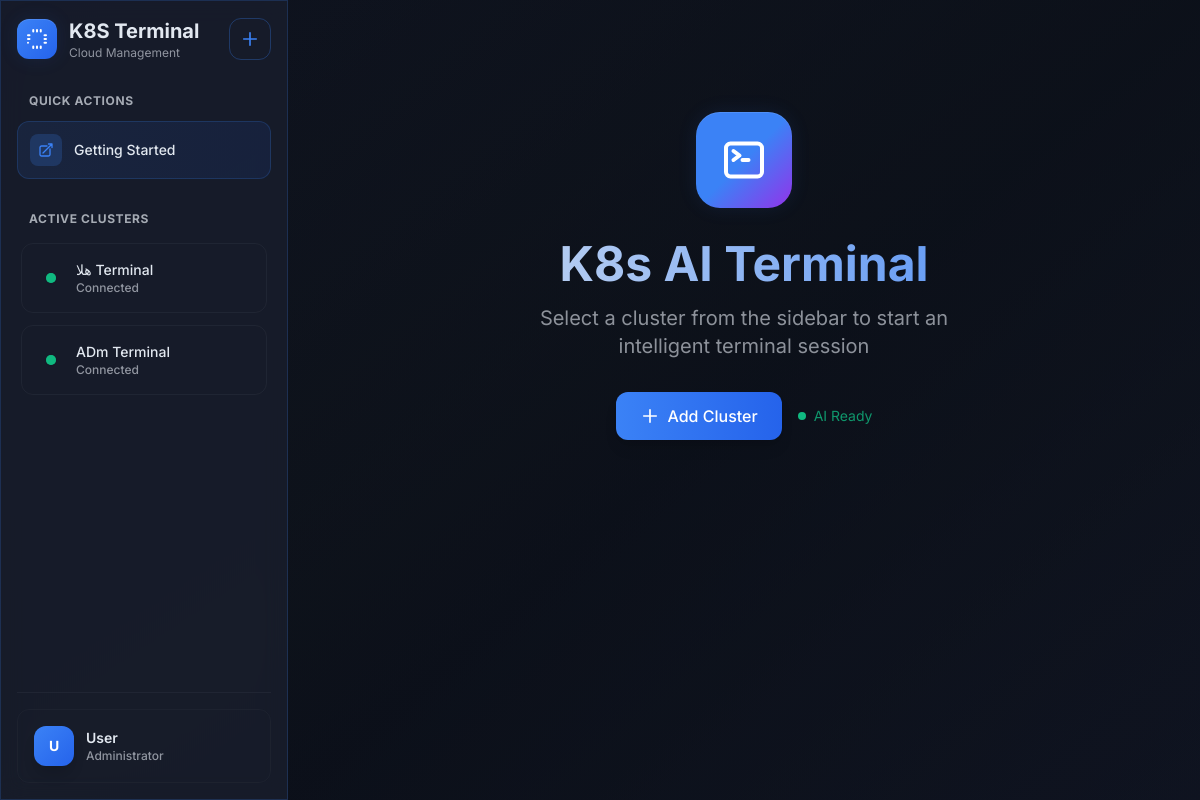
The app's page /, older data.
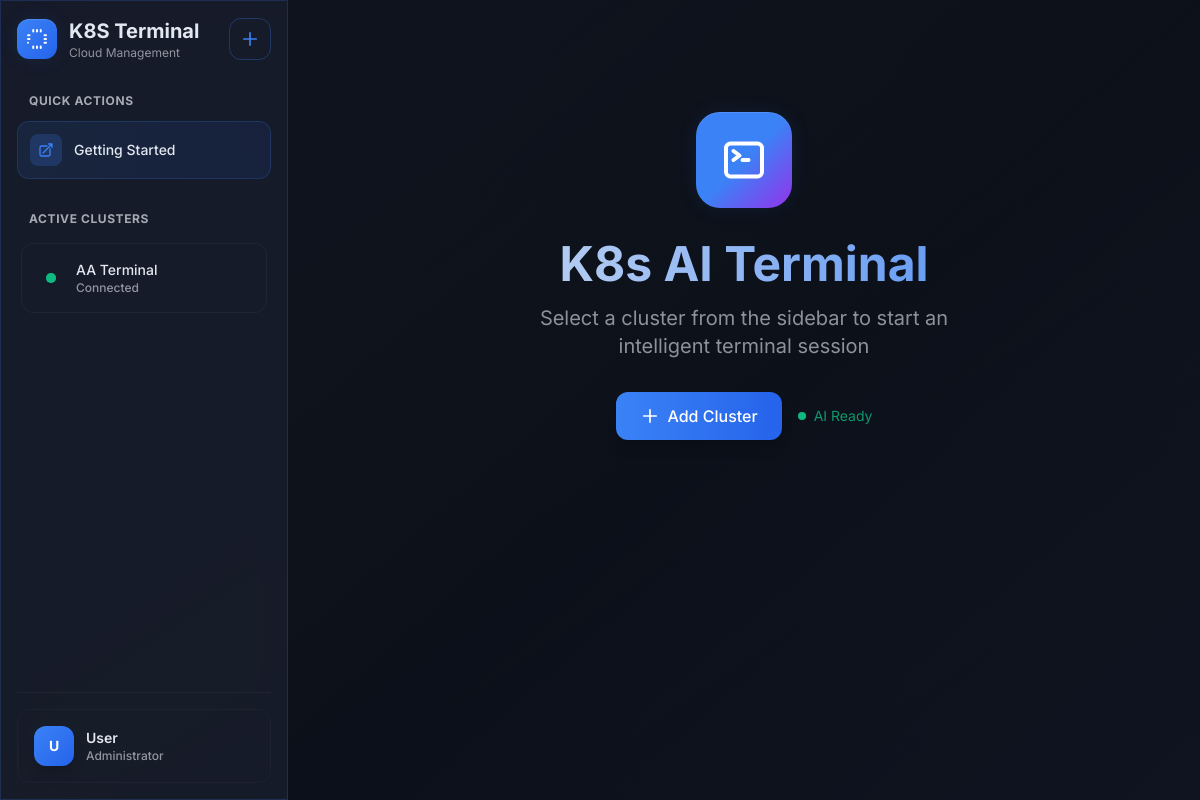
The same page, newer data.
### chat/models.py (models this page shows, shortened)
class ChatSession(models.Model):
    cluster = models.ForeignKey(KubernetesCluster, on_delete=models.CASCADE, related_name='chat_sessions')
    session_id = models.CharField(max_length=100, unique=True)
    name = models.CharField(max_length=100)
    created_at = models.DateTimeField(auto_now_add=True)
    last_activity = models.DateTimeField(auto_now=True)
    is_active = models.BooleanField(default=True)
    class Meta:
        ordering = ['-last_activity']

class KubernetesCluster(models.Model):
    name = models.CharField(max_length=100)
    kubeconfig = models.TextField()  # Store the kubeconfig as JSON/YAML text
    created_at = models.DateTimeField(auto_now_add=True)
    updated_at = models.DateTimeField(auto_now=True)
    is_active = models.BooleanField(default=True)
    last_connection_check = models.DateTimeField(null=True, blank=True)
    connection_status = models.CharField(
        max_length=20,
        choices=[
            ('connected', 'Connected'),
            ('disconnected', 'Disconnected'),
            ('error', 'Error'),
            ('pending', 'Pending'),
        ],
        default='pending'
    )
    connection_error = models.TextField(blank=True, null=True)
    class Meta:
        ordering = ['-created_at']

### chat/views.py (the view)
# urls.py: path('', views.index, name='index'),
def index(request):
    clusters = KubernetesCluster.objects.filter(is_active=True)
    return render(request, 'chat/index.html', {'clusters': clusters})

### templates/chat/index.html (shortened to what this page needs)
{% load static %}
<!DOCTYPE html>
<html lang="en">
<head>
  <script src="https://cdn.tailwindcss.com"></script>
  <link rel="stylesheet" href="{% static 'css/styles.css' %}" />
</head>
  <body class="text-terminal-text bg-gradient-to-br from-terminal-bg via-[#0f1419] to-terminal-bg min-h-screen overflow-hidden">
    <div class="flex h-screen w-full">
      <aside id="sidebar" class="glass-effect w-72 min-w-[280px] max-w-[320px] p-4 flex flex-col fixed inset-y-0 left-0 transform -translate-x-full lg:relative lg:translate-x-0 transition-all duration-300 ease-in-out z-30 border-r border-terminal-border/50 animate-fade-in lg:flex-shrink-0">
        <div class="flex items-center justify-between mb-8 animate-slide-up">
          <div class="flex items-center gap-3">
            <div class="bg-gradient-to-br from-terminal-accent to-blue-600 p-2 rounded-xl shadow-lg terminal-glow">
            </div>
            <div>
              <h1 class="font-bold text-xl text-terminal-text">K8S Terminal</h1>
              <p class="text-xs text-terminal-text/60">Cloud Management</p>
            </div>
          </div>
          <button id="new-cluster-btn" class="p-2.5 rounded-xl hover:bg-terminal-accent/20 transition-all duration-200 hover:scale-105 text-terminal-accent border border-terminal-accent/30">
            <svg xmlns="http://www.w3.org/2000/svg" fill="none" viewBox="0 0 24 24" stroke-width="2" stroke="currentColor" class="w-5 h-5">
              <path stroke-linecap="round" stroke-linejoin="round" d="M12 4.5v15m7.5-7.5h-15" />
            </svg>
          </button>
        </div>
        <div class="mb-6 animate-slide-up" style="animation-delay: 0.1s">
          <h3 class="px-3 text-xs font-bold text-terminal-text/70 uppercase tracking-wider mb-3">Quick Actions</h3>
          <nav class="flex flex-col gap-2">
            <a href="#" class="flex items-center gap-3 px-3 py-3 rounded-xl text-sm font-medium bg-gradient-to-r from-terminal-accent/10 to-blue-600/10 border border-terminal-accent/20 hover:border-terminal-accent/40 transition-all duration-200 hover:scale-[1.02]">
              <div class="w-8 h-8 rounded-lg bg-terminal-accent/20 flex items-center justify-center">
              </div>
              <span class="truncate text-terminal-text">Getting Started</span>
            </a>
          </nav>
        </div>
        <div class="flex-grow mt-2 overflow-y-auto custom-scrollbar animate-slide-up" style="animation-delay: 0.2s">
          <h3 class="px-3 text-xs font-bold text-terminal-text/70 uppercase tracking-wider mb-4">Active Clusters</h3>
                  <nav id="cluster-list" class="flex flex-col gap-3 px-1">
            {% for cluster in clusters %}
              {% for session in cluster.chat_sessions.all %}
                {% if session.is_active %}
                  <div class="group relative animate-slide-up" style="animation-delay: 0.3s">
                    <a href="#"
                       class="cluster-session px-5 py-4 rounded-xl text-sm font-medium hover:bg-terminal-card/50 border border-terminal-border/30 hover:border-terminal-accent/40 transition-all duration-200 flex items-center justify-between hover:scale-[1.02] hover:shadow-lg"
                       data-session-id="{{ session.session_id }}"
                       data-cluster-name="{{ cluster.name }}"
                       data-cluster-id="{{ cluster.id }}">
                      <div class="flex items-center gap-4 truncate">
                        <div class="flex items-center gap-4">
                          <div class="relative flex-shrink-0 p-1">
                            <div class="w-2.5 h-2.5 rounded-full {% if cluster.connection_status == 'connected' %}bg-terminal-success{% elif cluster.connection_status == 'error' %}bg-terminal-error{% else %}bg-terminal-warning{% endif %} shadow-sm"></div>
                            {% if cluster.connection_status == 'connected' %}
                              <div class="absolute inset-1 w-2.5 h-2.5 rounded-full bg-terminal-success animate-ping opacity-60"></div>
                            {% endif %}
                          </div>
                          <div class="flex flex-col truncate min-w-0">
                            <span class="truncate text-terminal-text font-medium">{{ session.name }}</span>
                            <span class="text-xs text-terminal-text/60 truncate">{{ cluster.connection_status|title }}</span>
                          </div>
                        </div>
                      </div>
                  </a>
                </div>
              {% endif %}
            {% endfor %}
          {% empty %}
            <p class="px-3 py-2 text-sm text-gray-500">No clusters configured</p>
          {% endfor %}
        </nav>
      </div>
      <div class="border-t border-terminal-border/30 mt-auto pt-4 animate-slide-up" style="animation-delay: 0.4s">
        <a href="#" class="flex items-center gap-3 p-4 rounded-xl text-sm font-medium hover:bg-terminal-card/50 border border-terminal-border/20 hover:border-terminal-accent/30 transition-all duration-200 hover:scale-[1.02]">
          <div class="w-10 h-10 flex-shrink-0 rounded-xl flex items-center justify-center bg-gradient-to-br from-terminal-accent to-blue-600 text-white font-bold shadow-lg">U</div>
          <div class="flex flex-col truncate">
            <span class="truncate font-semibold text-terminal-text">User</span>
            <span class="text-xs text-terminal-text/60 truncate">Administrator</span>
          </div>
        </a>
      </div>
    </aside>
    <main class="flex-1 flex flex-col relative bg-gradient-to-br from-terminal-surface/20 via-terminal-bg/60 to-terminal-surface/30 min-w-0">
      <div id="chat-container" class="flex-1 overflow-y-auto p-4 sm:p-6 lg:p-8 custom-scrollbar">
        <div class="max-w-none lg:max-w-6xl mx-auto w-full">
          <div id="welcome-message" class="text-center py-20 animate-fade-in">
            <div class="w-24 h-24 mx-auto bg-gradient-to-br from-terminal-accent via-blue-500 to-purple-600 rounded-3xl flex items-center justify-center mb-8 shadow-2xl terminal-glow animate-pulse-glow">
            </div>
            <h2 class="text-4xl md:text-5xl font-bold text-terminal-text mb-4 bg-gradient-to-r from-terminal-text to-terminal-accent bg-clip-text text-transparent">K8s AI Terminal</h2>
            <p class="text-terminal-text/60 text-lg md:text-xl mb-8 max-w-md mx-auto leading-relaxed">Select a cluster from the sidebar to start an intelligent terminal session</p>
            <div class="flex flex-col sm:flex-row gap-4 justify-center items-center max-w-sm mx-auto">
              <button onclick="document.getElementById('new-cluster-btn').click()" class="w-full sm:w-auto bg-gradient-to-r from-terminal-accent to-blue-600 hover:from-blue-600 hover:to-purple-600 text-white font-medium py-3 px-6 rounded-xl transition-all duration-300 hover:scale-[1.02] shadow-lg hover:shadow-xl">
                <span class="flex items-center justify-center gap-2">
                  <svg xmlns="http://www.w3.org/2000/svg" fill="none" viewBox="0 0 24 24" stroke-width="2" stroke="currentColor" class="w-5 h-5">
                    <path stroke-linecap="round" stroke-linejoin="round" d="M12 4.5v15m7.5-7.5h-15" />
                  </svg>
                  Add Cluster
                </span>
              </button>
              <div class="flex items-center gap-2 text-terminal-success/80 text-sm">
                <div class="w-2 h-2 bg-terminal-success rounded-full animate-ping"></div>
                AI Ready
              </div>
            </div>
          </div>
        </div>
      </div>
    </main>
  </div>
</body>
</html>

### static/css/styles.css (style rules this page uses)
body { font-family: 'Inter', sans-serif; background-color: #171717; }

### templates/chat/index.html (style rules this page uses)
.custom-scrollbar { scrollbar-width: thin; scrollbar-color: rgba(59, 130, 246, 0.5) rgba(10, 14, 26, 0.3); }
.terminal-glow { box-shadow: 0 0 20px rgba(59, 130, 246, 0.1), inset 0 1px 0 rgba(255, 255, 255, 0.1); }
.glass-effect { backdrop-filter: blur(12px); background: rgba(26, 31, 46, 0.8); border: 1px solid rgba(59, 130, 246, 0.2); }

Row changes from the older to the newer data that the page shows:
no longer on this page (row edited): ChatSession: name "هلا Terminal"
no longer on this page (row edited): KubernetesCluster: connection_status "Connected"
no longer on this page (row edited): ChatSession: name "ADm Terminal"
added ChatSession: name "AA Terminal"
